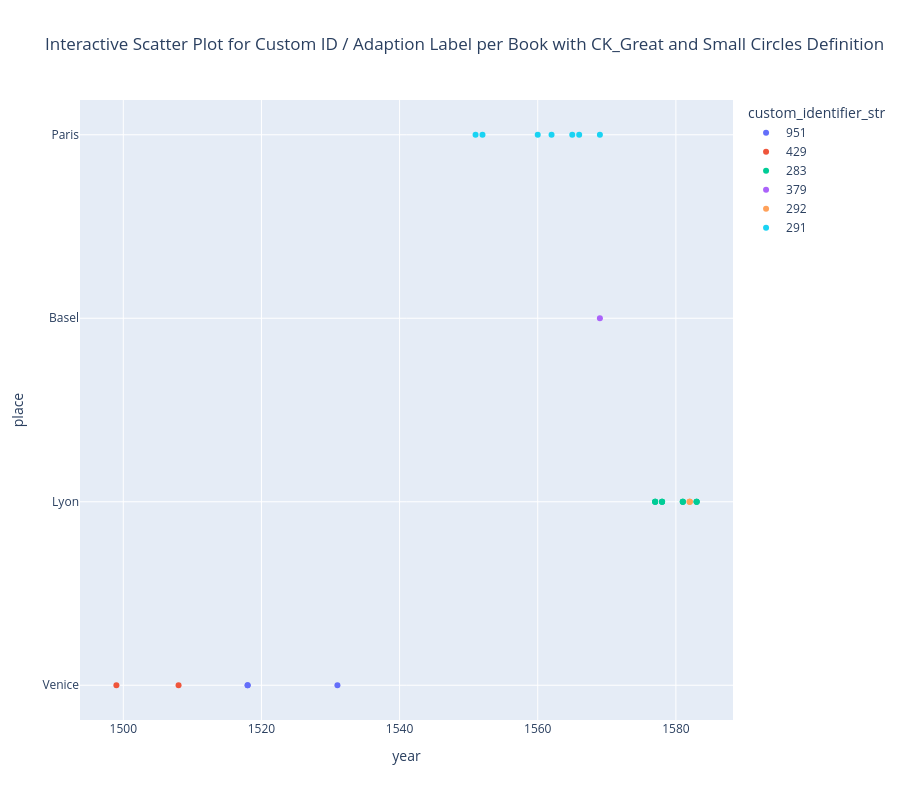

Notebook code cell kept with this figure:
### Code cell
# Interactive scatter plot with plotly (with part or adaption label)
if 'part_or_adaption_label' in filtered.columns:
    hover_cols = ['part_or_adaption_label', 'images', 'custom_identifier', 'book']
else:
    hover_cols = ['images', 'custom_identifier', 'book']

fig = px.scatter(
    filtered,
    x='year',
    y='place',
    color='custom_identifier_str',
    hover_data=hover_cols,
    title='Interactive Scatter Plot for Custom ID / Adaption Label per Book with CK_Great and Small Circles Definition',
    height=800
)
fig.show()

### Figure 1 — Plotly figure (JSON) as saved in the notebook; plotly's stock layout.template omitted (floating-point values rounded to 4 significant figures)
{"data": [{"customdata": [["Francesco Capuano's second commentary on the Tractatus de sphaera", "http://db.sphaera.mpiwg-berlin.mpg.de/container/ImageRegions.Container/8ac294ac-bd1a-4d40-a627-6f5a2defa4fa", 951, "http://sphaera.mpiwg-berlin.mpg.de/id/item/13e74258-a76e-4085-8f50-748e17986768"], ["Francesco Capuano's second commentary on the Tractatus de sphaera", "http://dev.sphaera.mpiwg-berlin.mpg.de/container/ImageRegions.Container/90708766-4ac6-4e55-af69-d30c6ec8b487", 951, "http://sphaera.mpiwg-berlin.mpg.de/id/item/60829691-37d8-4dd3-9725-1e135da4a68c"], ["Francesco Capuano's second commentary on the Tractatus de sphaera", "http://dev.sphaera.mpiwg-berlin.mpg.de/container/ImageRegions.Container/f17e62d4-38d2-4ecd-98d6-f9cb8a405577", 951, "http://sphaera.mpiwg-berlin.mpg.de/id/item/81491221-871e-4f01-bd65-7fbd1af4b91a"]], "hovertemplate": "custom_identifier_str=951<br>year=%{x}<br>place=%{y}<br>part_or_adaption_label=%{customdata[0]}<br>images=%{customdata[1]}<br>custom_identifier=%{customdata[2]}<br>book=%{customdata[3]}<extra></extra>", "legendgroup": "951", "marker": {"color": "#636efa", "symbol": "circle"}, "mode": "markers", "name": "951", "orientation": "h", "showlegend": true, "type": "scatter", "x": [1518, 1531, 1518], "xaxis": "x", "y": ["Venice", "Venice", "Venice"], "yaxis": "y"}, {"customdata": [["Francesco Capuano's first commentary on the Tractatus de sphaera", "http://db.sphaera.mpiwg-berlin.mpg.de/container/ImageRegions.Container/287358e0-4322-4784-acc2-56aaf260cbd7", 429, "http://sphaera.mpiwg-berlin.mpg.de/id/item/798799c1-e7a3-43f6-8c01-ad4e41cd5fae"], ["Francesco Capuano's first commentary on the Tractatus de sphaera", "http://db.sphaera.mpiwg-berlin.mpg.de/container/ImageRegions.Container/f51e3254-7642-4675-8917-04e0e1313ca0", 429, "http://sphaera.mpiwg-berlin.mpg.de/id/item/f5556437-0f45-4536-990e-5228623a8b2c"]], "hovertemplate": "custom_identifier_str=429<br>year=%{x}<br>place=%{y}<br>part_or_adaption_label=%{customdata[0]}<br>images=%{customdata[1]}<br>custom_identifier=%{customdata[2]}<br>book=%{customdata[3]}<extra></extra>", "legendgroup": "429", "marker": {"color": "#EF553B", "symbol": "circle"}, "mode": "markers", "name": "429", "orientation": "h", "showlegend": true, "type": "scatter", "x": [1508, 1499], "xaxis": "x", "y": ["Venice", "Venice"], "yaxis": "y"}, {"customdata": [["Giuntini's commentary on books 1 and 2 of the Sphere", "http://dev.sphaera.mpiwg-berlin.mpg.de/container/ImageRegions.Container/b6006a8c-d84d-409b-868d-b47f15c970e6", 283, "http://sphaera.mpiwg-berlin.mpg.de/id/item/11417c32-ee2f-43cd-a032-d5ead5bd8069"], ["Giuntini's commentary on books 1 and 2 of the Sphere", "http://dev.sphaera.mpiwg-berlin.mpg.de/container/ImageRegions.Container/ce0cd5b5-5870-488a-8959-7d2c91f6aac1", 283, "http://sphaera.mpiwg-berlin.mpg.de/id/item/11417c32-ee2f-43cd-a032-d5ead5bd8069"], ["Giuntini's commentary on books 1 and 2 of the Sphere", "http://dev.sphaera.mpiwg-berlin.mpg.de/container/ImageRegions.Container/69b01a31-9a4f-4c64-8f6f-76b2b0788b9c", 283, "http://sphaera.mpiwg-berlin.mpg.de/id/item/11417c32-ee2f-43cd-a032-d5ead5bd8069"], ["Giuntini's commentary on books 1 and 2 of the Sphere", "http://dev.sphaera.mpiwg-berlin.mpg.de/container/ImageRegions.Container/43f2a65c-026c-4036-88ed-f3231373501c", 283, "http://sphaera.mpiwg-berlin.mpg.de/id/item/75ab376c-0227-4ad7-b9f5-2fb796d5afb8"], ["Giuntini's commentary on books 1 and 2 of the Sphere", "http://dev.sphaera.mpiwg-berlin.mpg.de/container/ImageRegions.Container/6e11de90-8c25-4751-95bc-cf75ea85dc78", 283, "http://sphaera.mpiwg-berlin.mpg.de/id/item/75ab376c-0227-4ad7-b9f5-2fb796d5afb8"], ["Giuntini's commentary on books 1 and 2 of the Sphere", "http://dev.sphaera.mpiwg-berlin.mpg.de/container/ImageRegions.Container/e5b8858b-42d5-4a24-a4ff-78fefded1397", 283, "http://sphaera.mpiwg-berlin.mpg.de/id/item/75ab376c-0227-4ad7-b9f5-2fb796d5afb8"], ["Giuntini's commentary on books 1 and 2 of the Sphere", "http://dev.sphaera.mpiwg-berlin.mpg.de/container/ImageRegions.Container/06a2bb87-e168-47cf-bdf0-7922b302ef55", 283, "http://sphaera.mpiwg-berlin.mpg.de/id/item/9aaa7214-18b1-4d90-bb4f-a71302baf49b"], ["Giuntini's commentary on books 1 and 2 of the Sphere", "http://dev.sphaera.mpiwg-berlin.mpg.de/container/ImageRegions.Container/4e47734e-3e43-4ca5-8f60-8ce4ed4e42da", 283, "http://sphaera.mpiwg-berlin.mpg.de/id/item/9aaa7214-18b1-4d90-bb4f-a71302baf49b"], ["Giuntini's commentary on books 1 and 2 of the Sphere", "http://dev.sphaera.mpiwg-berlin.mpg.de/container/ImageRegions.Container/a8330709-4d07-4f58-b5f5-501ddcf378c8", 283, "http://sphaera.mpiwg-berlin.mpg.de/id/item/9aaa7214-18b1-4d90-bb4f-a71302baf49b"], ["Giuntini's commentary on books 1 and 2 of the Sphere", "http://dev.sphaera.mpiwg-berlin.mpg.de/container/ImageRegions.Container/bb0fe75b-b188-4322-b6cf-aa9867090ae8", 283, "http://sphaera.mpiwg-berlin.mpg.de/id/item/4208960a-b432-418f-8f72-8dc5c556b928"], ["Giuntini's commentary on books 1 and 2 of the Sphere", "http://dev.sphaera.mpiwg-berlin.mpg.de/container/ImageRegions.Container/d82b345f-1d5f-462d-8c83-c72fa543cf50", 283, "http://sphaera.mpiwg-berlin.mpg.de/id/item/4208960a-b432-418f-8f72-8dc5c556b928"], ["Giuntini's commentary on books 1 and 2 of the Sphere", "http://dev.sphaera.mpiwg-berlin.mpg.de/container/ImageRegions.Container/2de2a18f-25cf-4835-93a1-fbd2dd0cc056", 283, "http://sphaera.mpiwg-berlin.mpg.de/id/item/4208960a-b432-418f-8f72-8dc5c556b928"]], "hovertemplate": "custom_identifier_str=283<br>year=%{x}<br>place=%{y}<br>part_or_adaption_label=%{customdata[0]}<br>images=%{customdata[1]}<br>custom_identifier=%{customdata[2]}<br>book=%{customdata[3]}<extra></extra>", "legendgroup": "283", "marker": {"color": "#00cc96", "symbol": "circle"}, "mode": "markers", "name": "283", "orientation": "h", "showlegend": true, "type": "scatter", "x": [1583, 1583, 1583, 1581, 1581, 1581, 1577, 1577, 1577, 1578, 1578, 1578], "xaxis": "x", "y": ["Lyon", "Lyon", "Lyon", "Lyon", "Lyon", "Lyon", "Lyon", "Lyon", "Lyon", "Lyon", "Lyon", "Lyon"], "yaxis": "y"}, {"customdata": [["Commentary of Schreckenfuchs O. on Sacrobosco's Sphere", "http://dev.sphaera.mpiwg-berlin.mpg.de/container/ImageRegions.Container/95af7161-1f10-48d6-92e0-72d276624aa4", 379, "http://sphaera.mpiwg-berlin.mpg.de/id/item/8f0dc956-fe5e-4a22-ac61-eb1081825f0f"]], "hovertemplate": "custom_identifier_str=379<br>year=%{x}<br>place=%{y}<br>part_or_adaption_label=%{customdata[0]}<br>images=%{customdata[1]}<br>custom_identifier=%{customdata[2]}<br>book=%{customdata[3]}<extra></extra>", "legendgroup": "379", "marker": {"color": "#ab63fa", "symbol": "circle"}, "mode": "markers", "name": "379", "orientation": "h", "showlegend": true, "type": "scatter", "x": [1569], "xaxis": "x", "y": ["Basel"], "yaxis": "y"}, {"customdata": [["Giuntini's Italian annotations on the Sphere", "http://dev.sphaera.mpiwg-berlin.mpg.de/container/ImageRegions.Container/ff735acb-959c-4b75-885e-1315d26ae3c7", 292, "http://sphaera.mpiwg-berlin.mpg.de/id/item/a5ac97ab-ac78-4c7b-87bf-9f7aaec5f54d"], ["Giuntini's Italian annotations on the Sphere", "http://dev.sphaera.mpiwg-berlin.mpg.de/container/ImageRegions.Container/28f492ee-8efa-4fbd-8c40-adcd46104d36", 292, "http://sphaera.mpiwg-berlin.mpg.de/id/item/a5ac97ab-ac78-4c7b-87bf-9f7aaec5f54d"], ["Giuntini's Italian annotations on the Sphere", "http://dev.sphaera.mpiwg-berlin.mpg.de/container/ImageRegions.Container/42108032-7b5c-453a-887b-07620c0676fd", 292, "http://sphaera.mpiwg-berlin.mpg.de/id/item/a5ac97ab-ac78-4c7b-87bf-9f7aaec5f54d"]], "hovertemplate": "custom_identifier_str=292<br>year=%{x}<br>place=%{y}<br>part_or_adaption_label=%{customdata[0]}<br>images=%{customdata[1]}<br>custom_identifier=%{customdata[2]}<br>book=%{customdata[3]}<extra></extra>", "legendgroup": "292", "marker": {"color": "#FFA15A", "symbol": "circle"}, "mode": "markers", "name": "292", "orientation": "h", "showlegend": true, "type": "scatter", "x": [1582, 1582, 1582], "xaxis": "x", "y": ["Lyon", "Lyon", "Lyon"], "yaxis": "y"}, {"customdata": [["Tractatus de sphaera", "http://dev.sphaera.mpiwg-berlin.mpg.de/container/ImageRegions.Container/45b37576-c46b-4fec-9cc3-213dbf21d712", 291, "http://sphaera.mpiwg-berlin.mpg.de/id/item/0ebee0d0-cea4-4476-b577-f3079faca01f"], ["Tractatus de sphaera", "http://dev.sphaera.mpiwg-berlin.mpg.de/container/ImageRegions.Container/aba1eb1b-b7e5-420b-950a-66998958d609", 291, "http://sphaera.mpiwg-berlin.mpg.de/id/item/966c6c30-4d32-45f8-b5db-a0cf29182b5e"], ["Tractatus de sphaera", "http://dev.sphaera.mpiwg-berlin.mpg.de/container/ImageRegions.Container/051122e6-6dee-4c64-9e35-2b801779cce9", 291, "http://sphaera.mpiwg-berlin.mpg.de/id/item/65f5a67d-6866-4305-b954-c3eeee387d5c"], ["Tractatus de sphaera", "http://dev.sphaera.mpiwg-berlin.mpg.de/container/ImageRegions.Container/207c43d7-f314-4966-8a70-dcb8d616e8ff", 291, "http://sphaera.mpiwg-berlin.mpg.de/id/item/4b300b2e-534c-47e7-8898-d35037b783b8"], ["Tractatus de sphaera", "http://dev.sphaera.mpiwg-berlin.mpg.de/container/ImageRegions.Container/efd086b5-d020-4ec1-90b2-eb6ca9628aaa", 291, "http://sphaera.mpiwg-berlin.mpg.de/id/item/c16e63d0-c65b-45e6-8aa8-8b8b588ced22"], ["Tractatus de sphaera", "http://dev.sphaera.mpiwg-berlin.mpg.de/container/ImageRegions.Container/c20a7225-9071-4ea2-a304-1071f67d1649", 291, "http://sphaera.mpiwg-berlin.mpg.de/id/item/2416b698-4bf4-4ecd-8b0d-ca356c37c8f0"], ["Tractatus de sphaera", "http://dev.sphaera.mpiwg-berlin.mpg.de/container/ImageRegions.Container/d037b0db-79b4-4d9c-be6f-18bf40b8e238", 291, "http://sphaera.mpiwg-berlin.mpg.de/id/item/76f508f2-90b5-47df-818f-b7087dd116a1"]], "hovertemplate": "custom_identifier_str=291<br>year=%{x}<br>place=%{y}<br>part_or_adaption_label=%{customdata[0]}<br>images=%{customdata[1]}<br>custom_identifier=%{customdata[2]}<br>book=%{customdata[3]}<extra></extra>", "legendgroup": "291", "marker": {"color": "#19d3f3", "symbol": "circle"}, "mode": "markers", "name": "291", "orientation": "h", "showlegend": true, "type": "scatter", "x": [1562, 1569, 1560, 1566, 1552, 1551, 1565], "xaxis": "x", "y": ["Paris", "Paris", "Paris", "Paris", "Paris", "Paris", "Paris"], "yaxis": "y"}], "layout": {"height": 800, "legend": {"title": {"text": "custom_identifier_str"}, "tracegroupgap": 0}, "title": {"text": "Interactive Scatter Plot for Custom ID / Adaption Label per Book with CK_Great and Small Circles Definition"}, "xaxis": {"anchor": "y", "domain": [0, 1], "title": {"text": "year"}}, "yaxis": {"anchor": "x", "domain": [0, 1], "title": {"text": "place"}}}}
